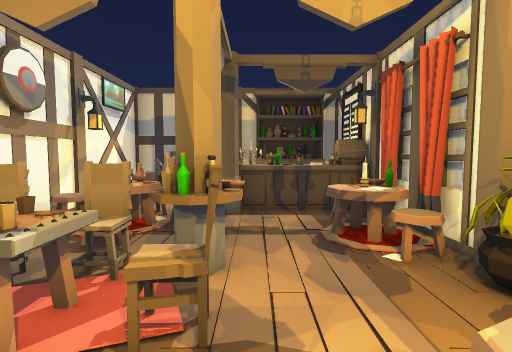
view 1 (above)

16 first-person views from a walk through a Unity game level. The camera is 1.5 m above the floor, tilts 4° down and sees 80° across. The floor is counted in squares, 1 m on a side. Each view is taken from the middle of a square. On the plan, view 1 faces up. The plan holds only what a view shows up to about 15 squares ahead; the rest is blank. Some animated figures are not drawn. Door leaves are left out, so doorways stand open.

view 2
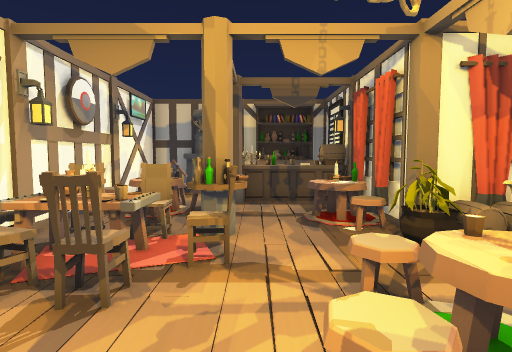

view 3
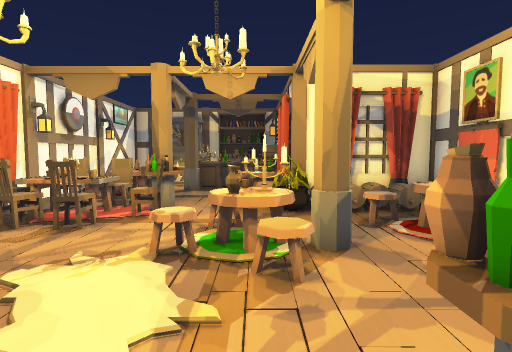

view 4
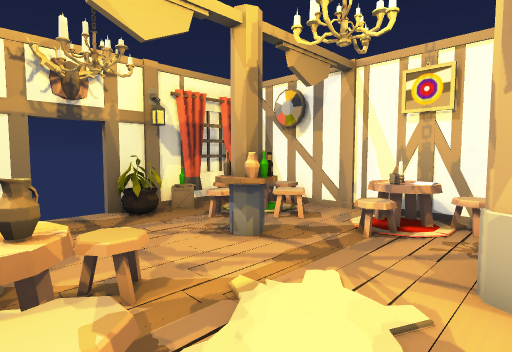

view 5
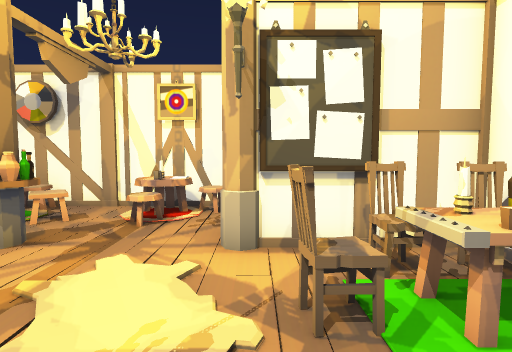

view 6
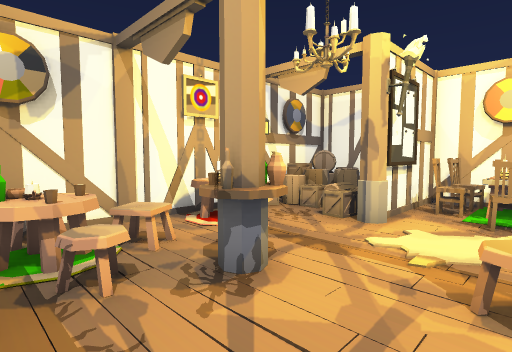

view 7
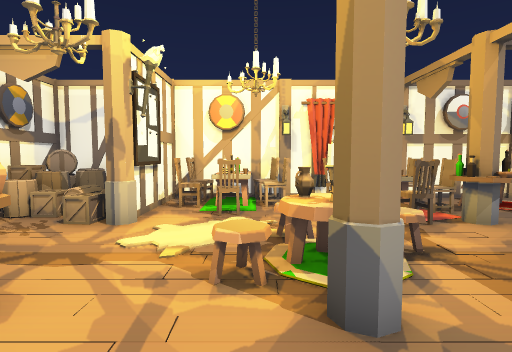

view 8
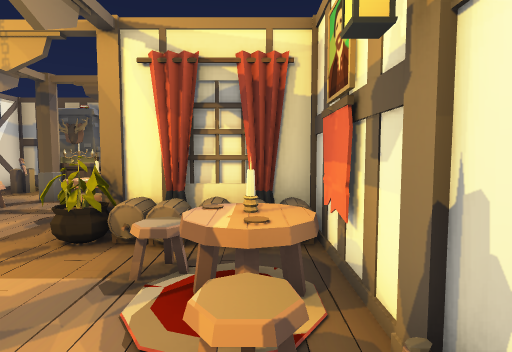

view 9
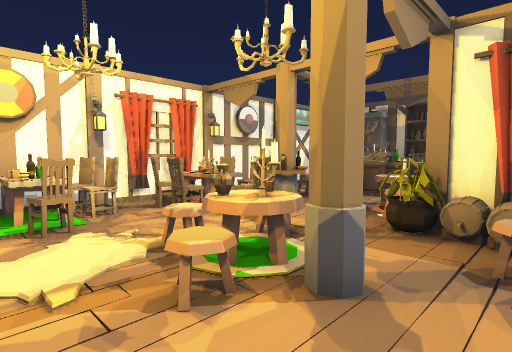

view 10
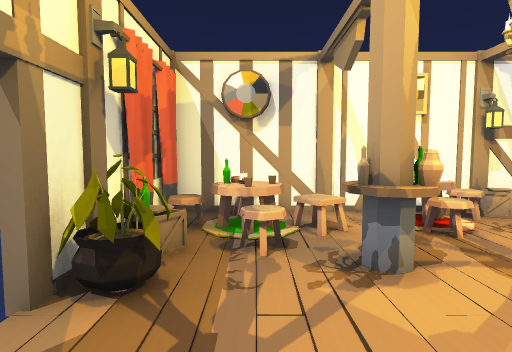

view 11
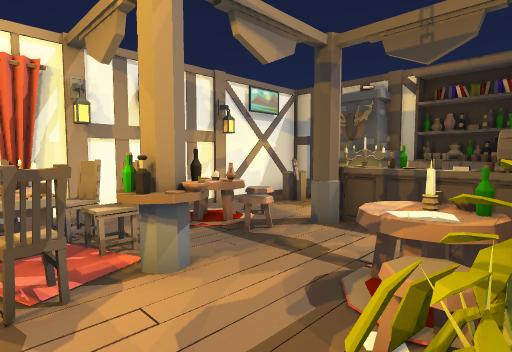

view 12
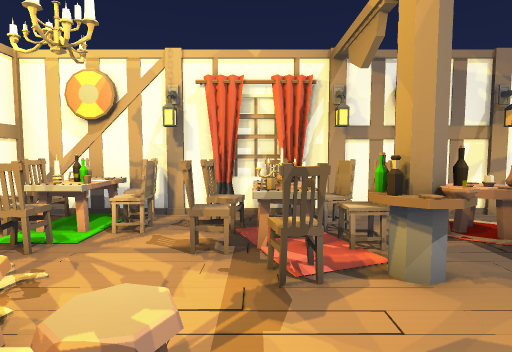

view 13
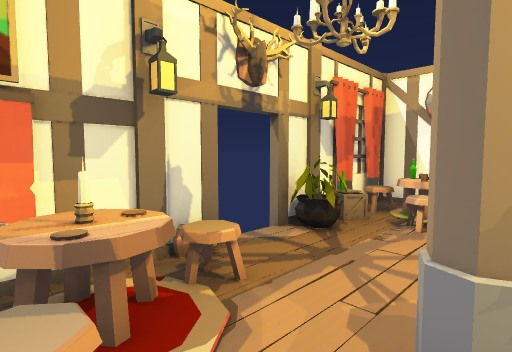

view 14
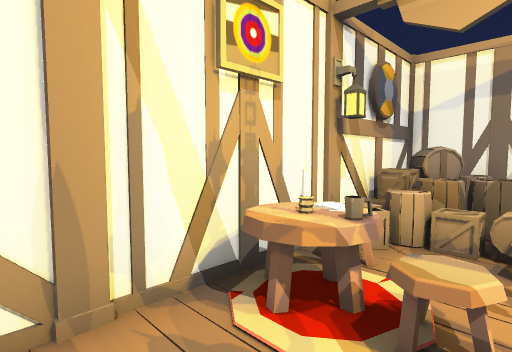

view 15
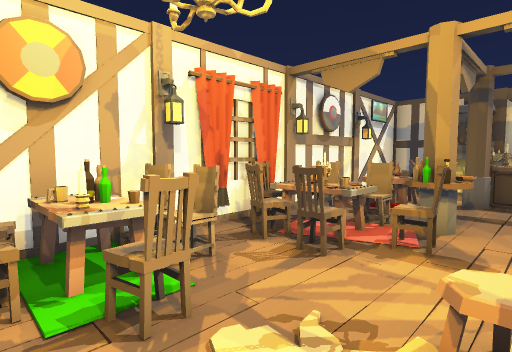

view 16
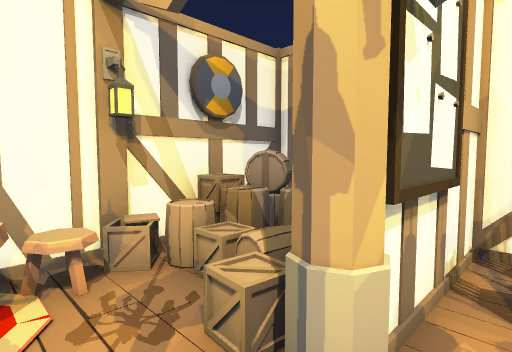

### Floor plan
Points are (right, up) in squares from view 1. A wall is a line through its corners. A room is listed if a view was taken in it or the views show most of it. See-through windows are left out.
Room 1 (views 1, 2, 3, 4, 5, 6, 7, 8, 9, 10, 11, 12, 13, 14, 15, 16)
walls: (3.1, -0.3) (2.9, 0.1); (4.4, 3.9) (3.1, 3.9) (3.1, 8.2); (6, 3.9) (4.5, 3.9) (4.2, 3.6); (7.1, -1.2) (7.1, 1.5); (7.1, 3.9) (6.2, 3.9) (6, 3.5); (7.1, -4.5) (7.1, -3.4); (-4.6, -5.8) (-4.6, -7.9) (7.1, -7.9) (7.1, -5.4); (-4.6, 10.5) (-4.6, -3.9) (-1, -3.9)
ways out: open door at (7, -2)
objects: barrel (-4, -6); chair (-4, -3); cup (-4, -2); other object (-4, -1); chair (-4, 0); chair (-4, 2) to (-4, 3); stool (-4, 6) to (-4, 7); other object (-4, 10); barrel (-3, -7); barrel (-3, -6); chair (-3, -3); candle (-3, -2); cup (-3, -1); chair (-3, 0); chair (-3, 1) to (-3, 2); other object (-3, 3); chair (-3, 4); other object (-3, 5) to (-2, 5); other object (-3, 6); stool (-3, 7) to (-2, 8); other object (-3, 10); other object (-2, -8); barrel (-2, -7); crate (-2, -6) to (-1, -6); other object (-2, -5); chair (-2, -2) to (-1, -1); chair (-2, 1); cup (-2, 2); cup (-2, 3); chair (-2, 4); stool (-2, 6) to (-1, 7); crate (-1, -7); crate (-1, -5); chair (-1, 2) to (0, 3); bottle (-1, 4); table (-1, 9); stool (0, -7); carpet (0, -6); bowl (0, 4); other object (0, 8); other object (0, 9); candle (1, -7); cup (1, -6); stool (1, -6) to (2, -5); stool (1, -1) to (1, 0); stool (1, 1) to (2, 1); carpet (1, 6); table (1, 8); other object (1, 9); table (2, -7); stool (2, -1) to (3, -1); other object (2, 0); stool (2, 4); other object (2, 5); candle (2, 6); other object (2, 7); barrel (2, 8) to (3, 9); other object (2, 9); stool (3, -6) to (4, -6); other object (3, -4); pot (3, 3); bottle (4, -4); barrel (4, 3); stool (5, -7); candle (5, -6); cup (5, -5); stool (5, -4); table (5, 1) to (6, 2); stool (5, 2); barrel (5, 3); carpet (6, -7); stool (6, -6); crate (6, -5); pot (6, -4) to (7, -3); stool (6, 0); candle (6, 1); barrel (6, 3); other object (7, 2); barrel (7, 3)

Positions as (right, up) in squares from view 1, and headings:
1: (0, 0), facing up
2: (0, -2), facing up
3: (2, -5), facing up
4: (-1, 0), facing down-right
5: (-1, 1), facing down
6: (6, -1), facing down-left
7: (6, -1), facing left
8: (6, -2), facing up
9: (5, -3), facing up-left
10: (5, 0), facing down
11: (3, 2), facing up-left
12: (3, 2), facing left
13: (3, 2), facing down-right
14: (4, -5), facing down-left
15: (1, -3), facing up-left
16: (1, -3), facing down-left
